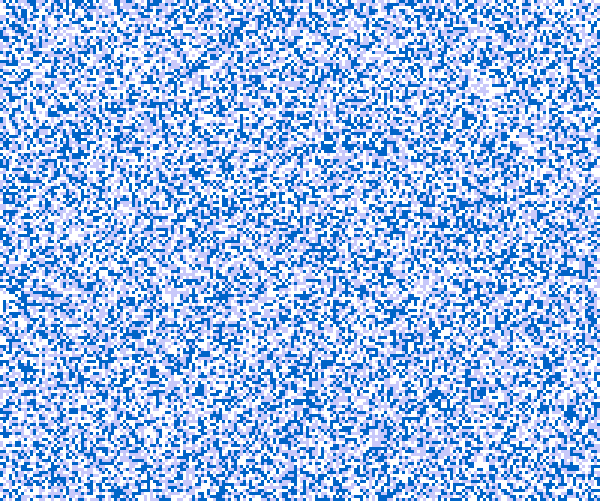
Frame 1 (no input)
Frame 60 (the mouse pressed at the canvas centre just before this capture): identical to frame 1, image omitted
Frame 120 (the mouse held since frame 60 and released just before this capture): identical to frame 1, image omitted

The Processing sketch that drew this single still picture (run headless with seeded random() and noise(); from frame 60 on, the mouse is pressed at the canvas centre):

// Processing sketch: S002_ruido_to_depredacion_ciclica
// ── S002_ruido_to_depredacion_ciclica.pde
int size;
int nx, ny;
color[] iros;
int[] mapa;
int[] new_mapa;
boolean running;

int nsatur;

void setup() {

  size(600, 501);
  background(255);
  running = false;

  iros = new color[3];
  iros[0] = color(0, 100, 200);
  iros[1] = color(200, 200, 250);
  iros[2] = color(255);

  frameRate(30);

  nsatur = 2;

  size = 3;
  nx = width/size;
  ny = height/size;

  mapa = new int[nx*ny];
  for (int k=0; k<mapa.length; k++) {
    float x = int((k%nx)*size-width/2);
    float y = int((k/nx)*size-height/2);
    float d = dist(x,y,0,0);

    
    mapa[k] = int(random(0, 3));
    
    
  }
  

  new_mapa = new int[nx*ny];
}

void keyReleased() {

  if (key == ' ') {
    running = !running;
  }
}

boolean get_vecinos(int k, int iro, int aim) {

  int con = 0;
  boolean[] t = new boolean[4];
  t[0] = (k%nx==0);
  t[1] = (k%nx==nx-1);
  t[2] = (k/nx==ny-1);
  t[3] = (k/nx==0);

  int[] iii = new int[8];
  iii[0] = k-nx-1;
  iii[1] = k-nx;
  iii[2] = k-nx+1;
  iii[3] = k-1;
  iii[4] = k+1;
  iii[5] = k+nx-1;
  iii[6] = k+nx;
  iii[7] = k+nx+1;


  if (t[0]) {  
    iii[0] = k-1;
    iii[3] = k+nx-1;
    iii[5] = k+2*nx-1;
  }
  if (t[1]) {  
    iii[2] = k-2*nx+1;
    iii[4] = k-nx+1;
    iii[7] = k+1;
  }
  if (t[2]) {  
    iii[5] = k%nx-1;
    iii[6] = k%nx;
    iii[7] = k%nx+1;
  }
  if (t[3]) {  
    iii[0] = nx*ny-1 -(nx+1) + (k%nx) -1;
    iii[1] = nx*ny-1 -(nx+1) + (k%nx) ;
    iii[2] = nx*ny-1 -(nx+1) + (k%nx) +1;
  }

  if ((t[0])&&(!t[1])&&(!t[2])&&(t[3])) {  //NW
    iii[0] = nx*ny-1;
  } else if ((t[0])&&(!t[1])&&(t[2])&&(!t[3])) { //SW  
    iii[5] = nx-1;
  } else if ((!t[0])&&(t[1])&&(!t[2])&&(t[3])) { //NE
    iii[2] = nx*ny-1-nx;
  } else if ((!t[0])&&(t[1])&&(t[2])&&(!t[3])) { //SE
    iii[7] = 0;
  }

  con += int(mapa[iii[0]] == aim);
  con += int(mapa[iii[1]] == aim);
  con += int(mapa[iii[2]] == aim);
  con += int(mapa[iii[3]] == aim);
  con += int(mapa[iii[4]] == aim);
  con += int(mapa[iii[5]] == aim);
  con += int(mapa[iii[6]] == aim);
  con += int(mapa[iii[7]] == aim);    



  return (con>nsatur);
}

void draw() {

  if (running) {

    background(255);

    for (int k=0; k<nx*ny; k++) {

      int i = k%nx;
      int j = k/nx;
      fill(iros[mapa[k]]);
      noStroke();
      rect(i*size, j*size, size, size);


      int aim = (mapa[k]+1)%3;

      if (get_vecinos(k, mapa[k], aim)) {
        new_mapa[k] = aim;
      } else {
        new_mapa[k] = mapa[k];
      }
    }


    mapa = new_mapa;
    new_mapa = new int[nx*ny];
  } else {

    for (int k=0; k<nx*ny; k++) {

      int i = k%nx;
      int j = k/nx;
      fill(iros[mapa[k]]);
      noStroke();
      rect(i*size, j*size, size, size);
    }
  }
}
